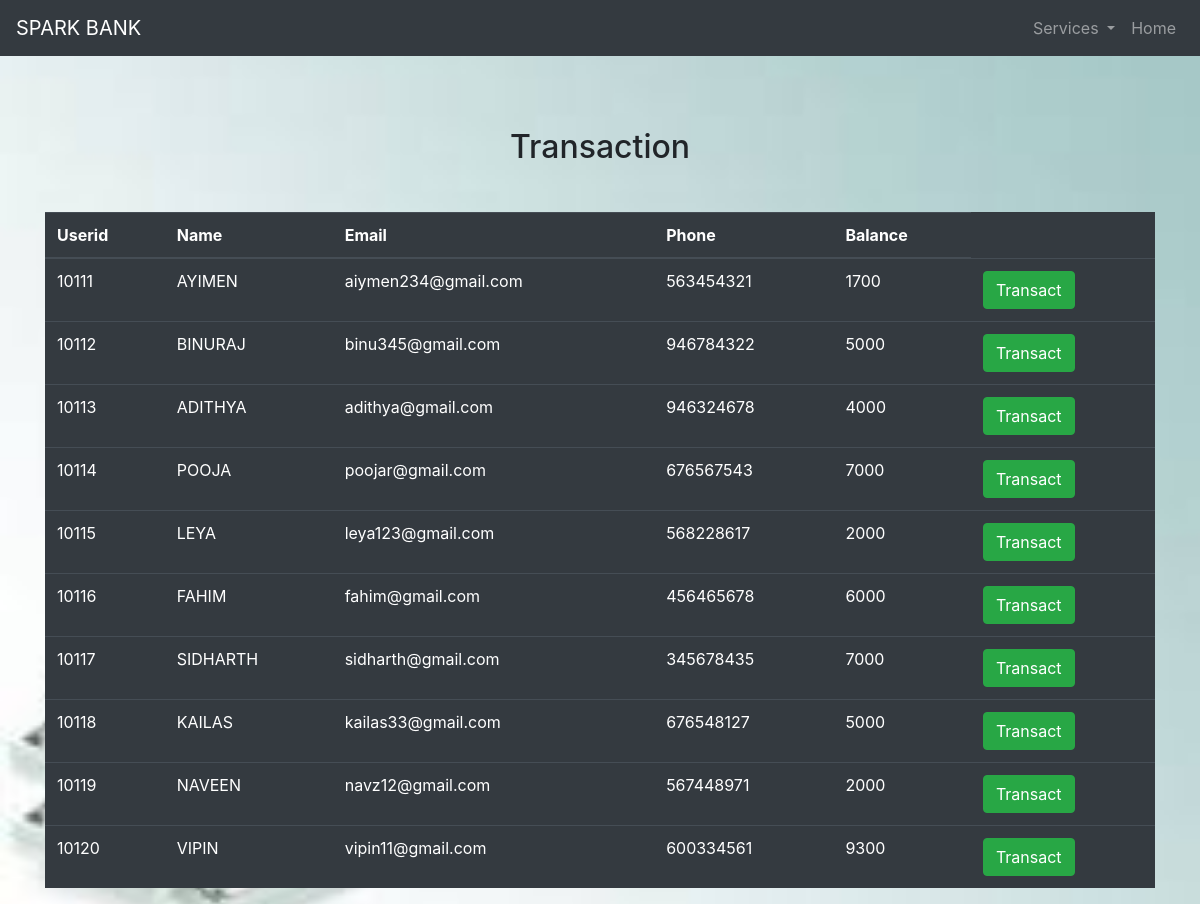
/customer.php, run on the app's committed database.
### tables this page shows
CREATE TABLE IF NOT EXISTS `users` (
  `id` int(3) NOT NULL AUTO_INCREMENT,
  `name` text NOT NULL,
  `email` varchar(30) NOT NULL,
  `phone` int(10) NOT NULL,
  `balance` int(8) NOT NULL,
  PRIMARY KEY (`id`)
);

### customer.php (the view, shortened to what this page needs)
<html lang="en">
<head>
  <link rel="stylesheet" href="https://maxcdn.bootstrapcdn.com/bootstrap/4.5.2/css/bootstrap.min.css">
</head>
<body>
        <nav class="navbar navbar-expand-sm bg-dark navbar-dark">
    <a class="navbar-brand" href="#">SPARK BANK</a>
  <ul class="navbar-nav ml-auto">
    <li class="nav-item dropdown">
      <a class="nav-link dropdown-toggle" href="#" id="navbardrop" data-toggle="dropdown">
        Services
      </a>
    </li>
    <li class="nav-item">
      <a class="nav-link" href="index.php">Home</a>
    </li>
  </ul>
</nav>
    <br><br><br>
     <?php
     require 'includes/common.php';
     $sql = "SELECT * FROM users";
     $result = mysqli_query($con,$sql);
 ?>
    <b> <center><h2>Transaction</h2>  <a href="index.php"><button type="button" class="btn btn-default "><span class="glyphicon glyphicon-circle-arrow-left"></span></button></a></center> </b>
 <br>
 <div class="container">
  <table class="table table-hover table-dark">
    <thead>
      <tr>
        <th>Userid</th>
        <th>Name</th>
        <th>Email</th>
        <th>Phone</th>
        <th>Balance</th>
      </tr>
    </thead>
    <tbody>
        <?php
                    while($rows=mysqli_fetch_assoc($result)){
                ?>
      <tr>
        <td><?php echo $rows['id'] ?></td>
        <td><?php echo $rows['name'] ?></td>
        <td><?php echo $rows['email'] ?></td>
        <td> <?php echo $rows['phone'] ?> </td>
        <td> <?php echo $rows['balance'] ?> </td>
        <td>  <a href="transfer.php?id= <?php echo $rows['id'] ;?>"><button type="button" class="btn btn-success">Transact</button></a></td>
      </tr>
      <?php
                    }
                ?>
    </tbody>
  </table>
</div>
</body>
</html>

### customer.php (style rules this page uses)
body { background-image: url('images/bg.jpeg'); background-repeat: no-repeat; background-attachment: fixed; background-size: cover; }

### data on the page
users: id "10111", name "AYIMEN", email "aiymen234@gmail.com", phone "563454321", balance "1700"
users: id "10112", name "BINURAJ", email "binu345@gmail.com", phone "946784322", balance "5000"
users: id "10113", name "ADITHYA", email "adithya@gmail.com", phone "946324678", balance "4000"
users: id "10114", name "POOJA", email "poojar@gmail.com", phone "676567543", balance "7000"
users: id "10115", name "LEYA", email "leya123@gmail.com", phone "568228617", balance "2000"
users: id "10116", name "FAHIM", email "fahim@gmail.com", phone "456465678", balance "6000"
users: id "10117", name "SIDHARTH", email "sidharth@gmail.com", phone "345678435", balance "7000"
users: id "10118", name "KAILAS", email "kailas33@gmail.com", phone "676548127", balance "5000"
users: id "10119", name "NAVEEN", email "navz12@gmail.com", phone "567448971", balance "2000"
users: id "10120", name "VIPIN", email "vipin11@gmail.com", phone "600334561", balance "9300"
